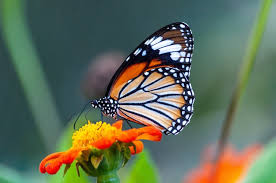
#> input picture 6.Image segmentation/input.jpg, 276 x 183 px, found by its file name
$ python segmentation.py
#> lines starting #> are read from the running program, lines starting #| are printed output that depends on the picture
import cv2
import numpy as np

# Read input image
img = cv2.imread("6.Image segmentation/input.jpg")
#> img is the input picture: shape (183, 276, 3); mean B, G, R 89.8, 109.4, 97.3

# Check if image is loaded
if img is None:
    print("Error: input.jpg not found")
    exit()

# Resize image (optional)
img = cv2.resize(img, (500,350))
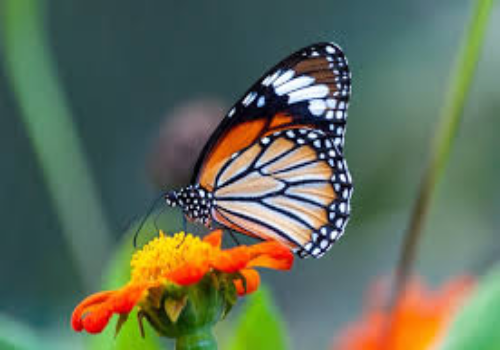
#> img: shape (350, 500, 3); mean B, G, R 89.7, 109.3, 97.2

# Create mask
mask = np.zeros(img.shape[:2], np.uint8)

# Background and foreground models
bgdModel = np.zeros((1,65), np.float64)
fgdModel = np.zeros((1,65), np.float64)

# Define rectangle around object
rect = (50,50,400,250)

# Apply GrabCut
cv2.grabCut(img, mask, rect, bgdModel, fgdModel, 5, cv2.GC_INIT_WITH_RECT)

# Modify mask
mask2 = np.where((mask==2)|(mask==0),0,1).astype('uint8')

# Extract foreground
result = img * mask2[:,:,np.newaxis]
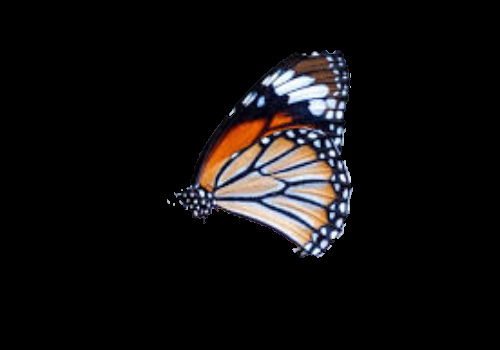
#> result: shape (350, 500, 3); mean B, G, R 14.9, 14.6, 16.2

# Save output
cv2.imwrite("6.Image segmentation/segmented_output.png", result)

# Show images
cv2.imshow("Original Image", img)
cv2.imshow("Segmented Image", result)

cv2.waitKey(0)
cv2.destroyAllWindows()

print("Segmentation completed successfully")
